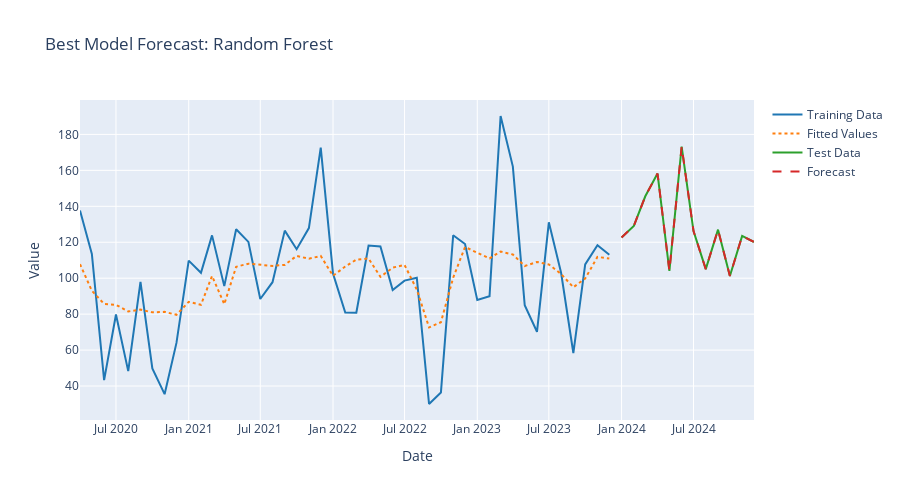

Notebook source saved alongside this figure:
### Markdown cell above
## 5. Visualize Best Model Forecasts

### Code cell
# Plot forecast for best model (lowest RMSE)
best_model_name = summary_df.iloc[0]['Model']
best_fit = [fit_ridge, fit_lasso, fit_elasticnet, fit_rf, fit_xgb, fit_prophet][model_names.index(best_model_name)]

fig = plot_forecast(best_fit, prediction_intervals=False)
fig.update_layout(title=f"Best Model Forecast: {best_model_name}")
fig.show()
